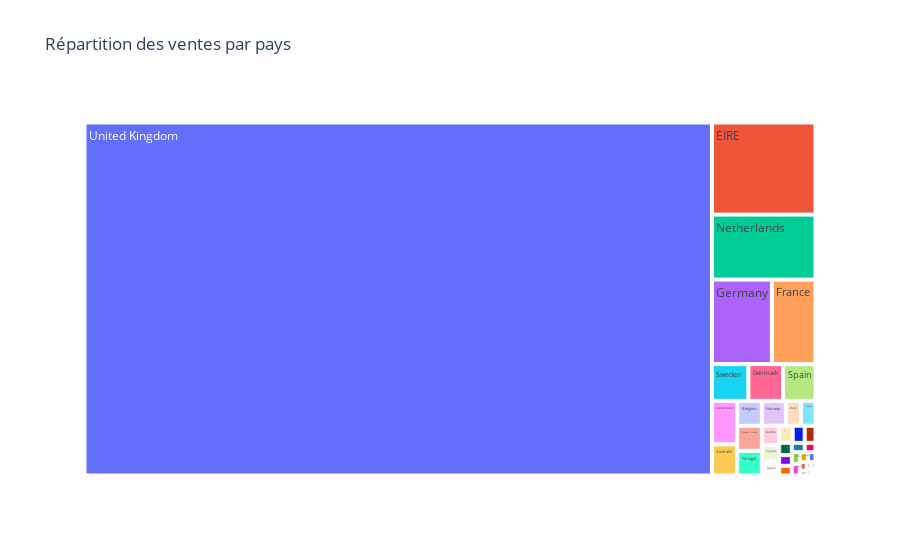

Notebook source saved alongside this figure:
### Code cell
treemap_fig = px.treemap(
    data_frame=ecom_sales,
    path=['Country'],
    values='Total Sales ($)',
    title='Répartition des ventes par pays'
)

treemap_fig.show()

### Figure 1 — Plotly figure (JSON) as saved in the notebook; plotly's stock layout.template omitted (floating-point values rounded to 4 significant figures)
{"data": [{"branchvalues": "total", "domain": {"x": [0, 1], "y": [0, 1]}, "hovertemplate": "labels=%{label}<br>Total Sales ($)=%{value}<br>parent=%{parent}<br>id=%{id}<extra></extra>", "ids": ["Australia", "Austria", "Bahrain", "Belgium", "Bermuda", "Brazil", "Canada", "Channel Islands", "Cyprus", "Denmark", "EIRE", "Finland", "France", "Germany", "Greece", "Hong Kong", "Iceland", "Israel", "Italy", "Japan", "Korea", "Lebanon", "Lithuania", "Malta", "Netherlands", "Nigeria", "Norway", "Poland", "Portugal", "RSA", "Singapore", "Spain", "Sweden", "Switzerland", "Thailand", "USA", "United Arab Emirates", "United Kingdom", "Unspecified", "West Indies"], "labels": ["Australia", "Austria", "Bahrain", "Belgium", "Bermuda", "Brazil", "Canada", "Channel Islands", "Cyprus", "Denmark", "EIRE", "Finland", "France", "Germany", "Greece", "Hong Kong", "Iceland", "Israel", "Italy", "Japan", "Korea", "Lebanon", "Lithuania", "Malta", "Netherlands", "Nigeria", "Norway", "Poland", "Portugal", "RSA", "Singapore", "Spain", "Sweden", "Switzerland", "Thailand", "USA", "United Arab Emirates", "United Kingdom", "Unspecified", "West Indies"], "level": "e8a64a", "name": "", "parents": ["", "", "", "", "", "", "", "", "", "", "", "", "", "", "", "", "", "", "", "", "", "", "", "", "", "", "", "", "", "", "", "", "", "", "", "", "", "", "", ""], "type": "treemap", "values": [31450.0, 13410.0, 2356.0, 24560.0, 1253.0, 268.3, 1217.0, 24550.0, 11390.0, 50910.0, 381000.0, 7379.0, 147200.0, 202400.0, 14340.0, 8203.0, 1323.0, 3199.0, 15070.0, 9722.0, 1119.0, 211.7, 4893.0, 5374.0, 268786, 140.4, 23940.0, 3568.0, 24270.0, 3802.0, 4038.0, 47600.0, 53530.0, 43920.0, 3071.0, 4786.0, 9195.0, 8846000.0, 6186.0, 536.4]}], "layout": {"autosize": true, "legend": {"tracegroupgap": 0}, "title": {"text": "Répartition des ventes par pays"}}}
